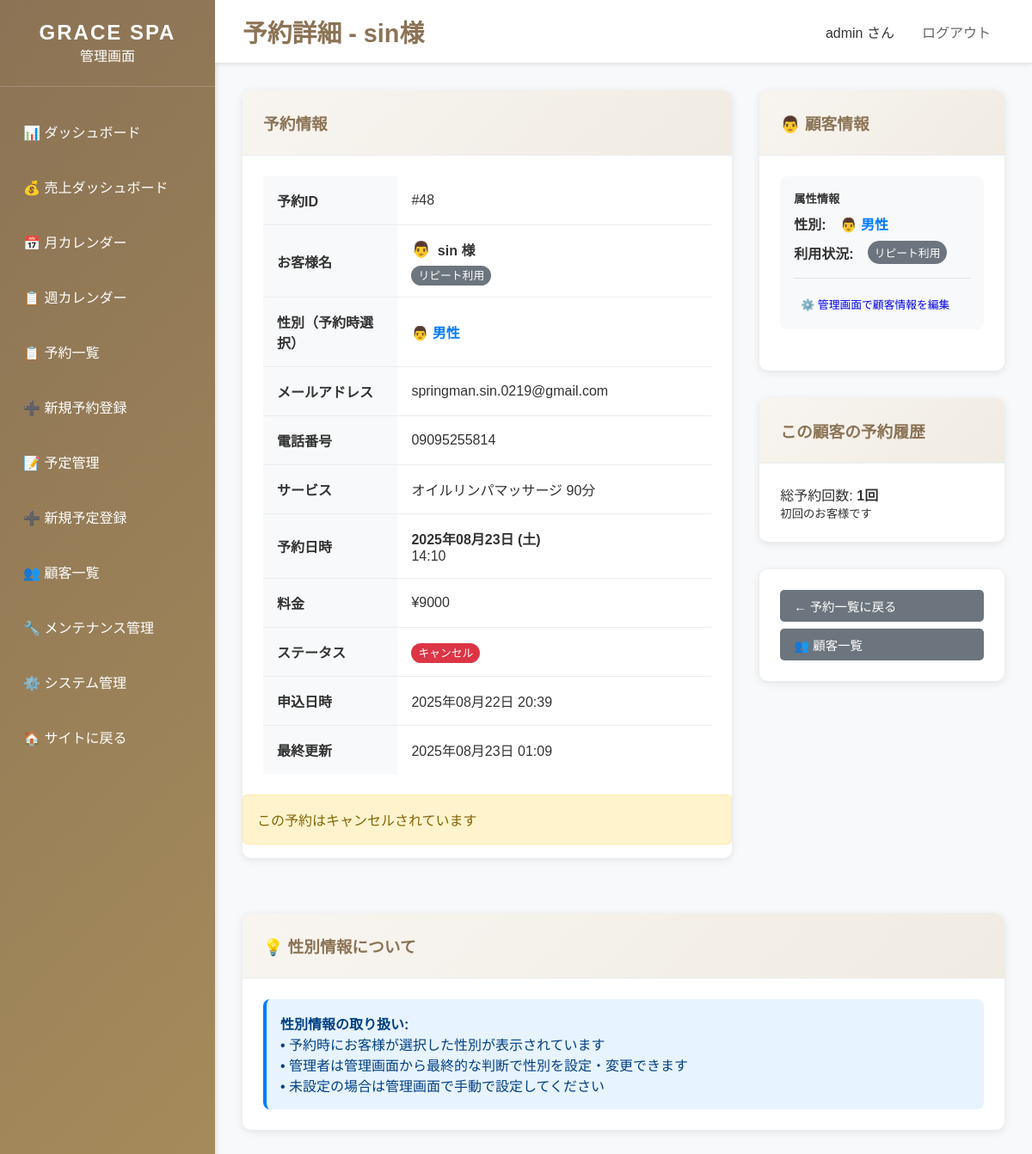
Page /dashboard/booking/48/ (signed in) on the earlier database version.
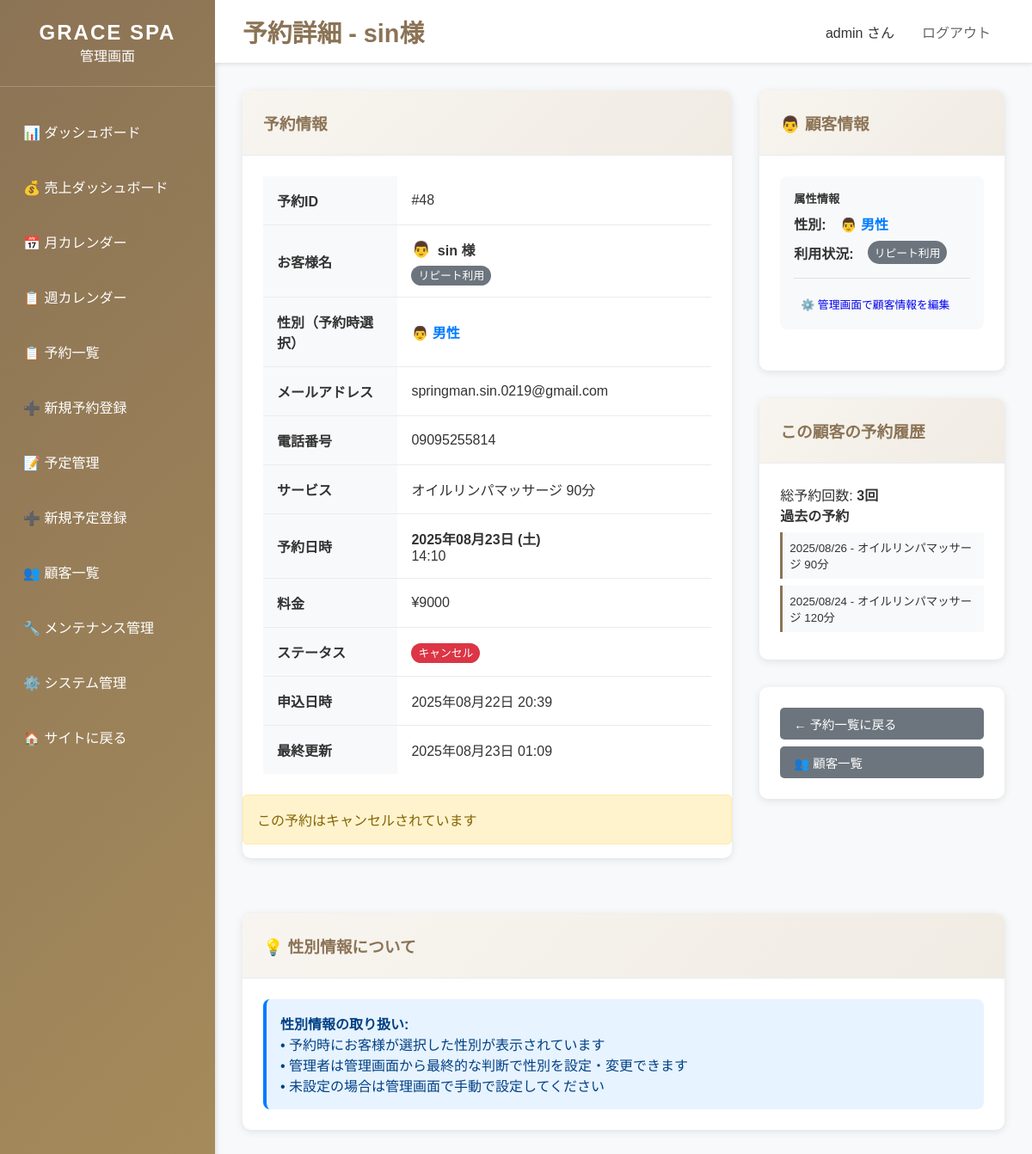
Same page on the later database version.
### bookings/models.py (models this page shows, shortened)
class Customer(models.Model):
    GENDER_CHOICES = [
        ('male', '男性'),
        ('female', '女性'),
    ]
    name = models.CharField('名前', max_length=100)
    email = models.EmailField('メールアドレス', unique=True)
    phone = models.CharField('電話番号', max_length=20)
    notes = models.TextField('備考', blank=True)  # ← 顧客の永続的な備考用（残す！）
    gender = models.CharField(
        '性別',
        max_length=10,
        choices=GENDER_CHOICES,
        blank=True,
        null=True
    )
    is_first_visit = models.BooleanField(
        '初回利用',
        default=True,
        help_text='初回利用かどうか'
    )
    created_at = models.DateTimeField('作成日時', auto_now_add=True)
    updated_at = models.DateTimeField('更新日時', auto_now=True)
    class Meta:
        verbose_name = '顧客'
        verbose_name_plural = '顧客'
        ordering = ['-created_at']

class Booking(models.Model):
    STATUS_CHOICES = [
        ('pending', '承認待ち'),
        ('confirmed', '確定'),
        ('completed', '完了'),
        ('cancelled', 'キャンセル'),
    ]
    customer = models.ForeignKey(Customer, on_delete=models.CASCADE, verbose_name='顧客')
    service = models.ForeignKey(Service, on_delete=models.CASCADE, verbose_name='サービス')
    therapist = models.ForeignKey(Therapist, on_delete=models.SET_NULL, null=True, blank=True, verbose_name='施術者')
    booking_date = models.DateField('予約日')
    booking_time = models.TimeField('予約時間')
    status = models.CharField('ステータス', max_length=20, choices=STATUS_CHOICES, default='pending')
    notes = models.TextField('備考', blank=True)
    created_at = models.DateTimeField('作成日時', auto_now_add=True)
    updated_at = models.DateTimeField('更新日時', auto_now=True)
    class Meta:
        verbose_name = '予約'
        verbose_name_plural = '予約'
        ordering = ['-booking_date', '-booking_time']
        unique_together = ['therapist', 'booking_date', 'booking_time']

class Service(models.Model):
    name = models.CharField('サービス名', max_length=100)
    name_en = models.CharField('サービス名（英語）', max_length=100, blank=True, default='')  # ★ 追加
    description = models.TextField('説明', blank=True)
    description_en = models.TextField('説明（英語）', blank=True, default='')  # ★ 追加
    duration_minutes = models.PositiveIntegerField('施術時間（分）')
    price = models.PositiveIntegerField('料金')
    is_active = models.BooleanField('有効', default=True)
    sort_order = models.PositiveIntegerField('表示順', default=0)
    created_at = models.DateTimeField('作成日時', auto_now_add=True)
    updated_at = models.DateTimeField('更新日時', auto_now=True)
    class Meta:
        verbose_name = 'サービス'
        verbose_name_plural = 'サービス'
        ordering = ['sort_order', 'name']

### dashboard/views.py (the view, shortened to what this page needs)
# urls.py: path('dashboard/booking/<int:booking_id>/', views.booking_detail, name='booking_detail'),
@staff_member_required
def booking_detail(request, booking_id):
    booking = get_object_or_404(Booking, id=booking_id)
    context = {
        'title': f'予約詳細 - {booking.customer.name}様',
        'booking': booking,
    }
    return render(request, 'dashboard/booking_detail.html', context)

### templates/dashboard/booking_detail.html (shortened to what the changed rows need)
{% extends 'dashboard/base_dashboard.html' %}
{% block page_title %}予約詳細 - {{ booking.customer.name }}様{% endblock %}
{% block content %}
<div style="display: grid; grid-template-columns: 2fr 1fr; gap: 2rem;">
    <div>
        <div class="card">
            <div class="card-body">
                {% with customer_bookings=booking.customer.booking_set.all %}
                <p>総予約回数: <strong>{{ customer_bookings.count }}回</strong></p>
                {% if customer_bookings.count > 1 %}
                <h4>過去の予約</h4>
                {% for past_booking in customer_bookings %}
                {% if past_booking.id != booking.id %}
                <div style="padding: 0.5rem; border-left: 3px solid #8b7355; margin: 0.5rem 0; background: #f8f9fa;">
                    <small>
                        {{ past_booking.booking_date|date:"Y/m/d" }} - {{ past_booking.service.name }}
                    </small>
                </div>
                {% endif %}
                {% endfor %}
                {% else %}
                <p><small>初回のお客様です</small></p>
                {% endif %}
                {% endwith %}
            </div>
        </div>
    </div>
</div>
{% endblock %}

Differences in the rows shown:
changed Customer: count "1" → "3"
added Booking: booking_date "2025/08/26", service.name "オイルリンパマッサージ 90分"
added Booking: booking_date "2025/08/24", service.name "オイルリンパマッサージ 120分"
Other differences:
text no longer shown: "初回のお客様です"
text now shown: "過去の予約"
